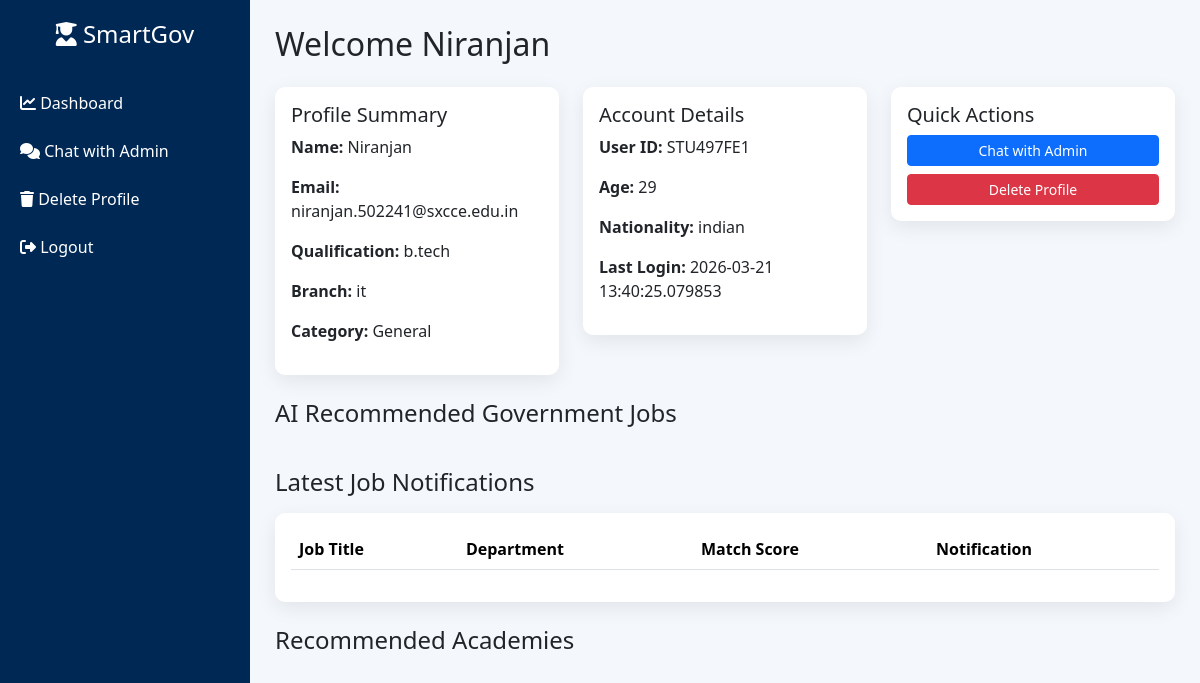
The page /student/dashboard (signed in) on the database its author committed.
### app.py (models this page shows)
class Student(db.Model):
    id = db.Column(db.Integer, primary_key=True)
    user_id = db.Column(db.String(20), unique=True)
    username = db.Column(db.String(100))
    password = db.Column(db.String(200))
    email = db.Column(db.String(120))
    mobile = db.Column(db.String(20))
    account_created = db.Column(db.DateTime, default=datetime.utcnow)
    last_login = db.Column(db.DateTime)
    otp_status = db.Column(db.Boolean, default=False)
    full_name = db.Column(db.String(150))
    father_name = db.Column(db.String(150))
    mother_name = db.Column(db.String(150))
    dob = db.Column(db.Date)
    age = db.Column(db.Integer)
    gender = db.Column(db.String(20))
    marital_status = db.Column(db.String(50))
    nationality = db.Column(db.String(100))
    religion = db.Column(db.String(100))
    aadhaar = db.Column(db.String(20))
    permanent_address = db.Column(db.Text)
    current_address = db.Column(db.Text)
    village = db.Column(db.String(100))
    district = db.Column(db.String(100))
    state = db.Column(db.String(100))
    pincode = db.Column(db.String(10))
    category = db.Column(db.String(50))
    sub_category = db.Column(db.String(100))
    caste_certificate = db.Column(db.String(100))
    creamy_layer = db.Column(db.String(50))
    ews_certificate = db.Column(db.String(100))
    pwd = db.Column(db.String(20))
    disability_type = db.Column(db.String(100))
    disability_percentage = db.Column(db.String(50))
    ex_serviceman = db.Column(db.String(20))
    defence_ward = db.Column(db.String(20))
    freedom_fighter = db.Column(db.String(20))
    sports_quota = db.Column(db.String(20))
    tenth_board = db.Column(db.String(100))
    tenth_school = db.Column(db.String(200))
    tenth_year = db.Column(db.String(10))
    tenth_percentage = db.Column(db.String(10))
    tenth_subjects = db.Column(db.String(200))
    twelfth_board = db.Column(db.String(100))
    twelfth_stream = db.Column(db.String(50))
    twelfth_school = db.Column(db.String(200))
    twelfth_year = db.Column(db.String(10))
    twelfth_percentage = db.Column(db.String(10))
    twelfth_subjects = db.Column(db.String(200))
    diploma_course = db.Column(db.String(150))
    diploma_branch = db.Column(db.String(150))
    diploma_institute = db.Column(db.String(200))
    diploma_university = db.Column(db.String(200))
    diploma_year = db.Column(db.String(10))
    diploma_percentage = db.Column(db.String(10))
    ug_degree = db.Column(db.String(100))
    ug_branch = db.Column(db.String(150))
    ug_college = db.Column(db.String(200))
    ug_university = db.Column(db.String(200))
    ug_mode = db.Column(db.String(50))
    ug_year = db.Column(db.String(10))
    ug_percentage = db.Column(db.String(10))
    pg_degree = db.Column(db.String(100))
    pg_specialization = db.Column(db.String(150))
    pg_college = db.Column(db.String(200))
    pg_university = db.Column(db.String(200))
    pg_year = db.Column(db.String(10))
    pg_percentage = db.Column(db.String(10))
    phd = db.Column(db.String(100))
    professional_courses = db.Column(db.String(200))
    certifications = db.Column(db.String(200))
    ncc_certificate = db.Column(db.String(20))
    ncc_division = db.Column(db.String(50))
    ncc_grade = db.Column(db.String(10))
    service_preference = db.Column(db.String(50))

### app.py (the view, shortened to what this page needs)
@app.route("/student/dashboard")
def student_dashboard():
    if "student_id" not in session:
        return redirect(url_for("student_login"))
    student = Student.query.get(session["student_id"])
    recommended_jobs = recommend_jobs(student)
    all_jobs = GovernmentJob.query.order_by(
        GovernmentJob.id.desc()
    ).limit(10).all()
    latest_jobs = []
    academies = recommend_academies(student)
    return render_template(
        "student_dashboard.html",
        student=student,
        recommended_jobs=recommended_jobs,
        latest_jobs=latest_jobs,
        academies=academies
    )

### app.py (called while the page is built, shortened)
def recommend_jobs(student):
    jobs = GovernmentJob.query.all()
    recommendations = []
    recommendations.sort(key=lambda x: x["score"], reverse=True)
    return recommendations[:5]

def recommend_academies(student):
    recommended_jobs = recommend_jobs(student)
    exam_types = set()
    courses = AcademyCourse.query.all()
    recommendations = []
    for c in courses:
        score = 0
        course_exam = (c.exam_type or "").lower()
        for exam in exam_types:
            if exam.lower() in course_exam:
                score += 60
        if student.ug_degree:
            score += 20
        if student.twelfth_board:
            score += 10
        if student.category:
            score += 10
    recommendations.sort(key=lambda x: x["score"], reverse=True)
    return recommendations[:5]

### templates/student_dashboard.html (shortened to what this page needs)
<!DOCTYPE html>
<html lang="en">
<head>
<link href="https://cdn.jsdelivr.net/npm/bootstrap@5.3.2/dist/css/bootstrap.min.css" rel="stylesheet">
<link href="https://cdnjs.cloudflare.com/ajax/libs/font-awesome/6.5.0/css/all.min.css" rel="stylesheet">
</head>
<body>
<div class="sidebar">
<h4><i class="fa fa-user-graduate"></i> SmartGov</h4>
<a href="/student/dashboard">
<i class="fa fa-chart-line"></i> Dashboard
</a>
<a href="/student/chat">
<i class="fa fa-comments"></i> Chat with Admin
</a>
<a href="/student/delete_profile"
onclick="return confirm('Delete your profile permanently?')">
<i class="fa fa-trash"></i> Delete Profile
</a>
<a href="/student/logout">
<i class="fa fa-sign-out-alt"></i> Logout
</a>
</div>
<div class="main">
<h2 class="mb-4">Welcome {{student.full_name}}</h2>
<div class="row mb-4">
<div class="col-md-4">
<div class="card card-box p-3">
<h5>Profile Summary</h5>
<p><b>Name:</b> {{student.full_name}}</p>
<p><b>Email:</b> {{student.email}}</p>
<p><b>Qualification:</b> {{student.ug_degree}}</p>
<p><b>Branch:</b> {{student.ug_branch}}</p>
<p><b>Category:</b> {{student.category}}</p>
</div>
</div>
<div class="col-md-4">
<div class="card card-box p-3">
<h5>Account Details</h5>
<p><b>User ID:</b> {{student.user_id}}</p>
<p><b>Age:</b> {{student.age}}</p>
<p><b>Nationality:</b> {{student.nationality}}</p>
<p><b>Last Login:</b> {{student.last_login}}</p>
</div>
</div>
<div class="col-md-4">
<div class="card card-box p-3">
<h5>Quick Actions</h5>
<a href="/student/chat" class="btn btn-primary btn-sm mb-2 w-100">
Chat with Admin
</a>
<a href="/student/delete_profile"
class="btn btn-danger btn-sm w-100"
onclick="return confirm('Delete profile permanently?')">
Delete Profile
</a>
</div>
</div>
</div>
<h4 class="mb-3">AI Recommended Government Jobs</h4>
<h4 class="mt-4 mb-3">Latest Job Notifications</h4>
<div class="card card-box p-3">
<table class="table table-striped">
<thead>
<tr>
<th>Job Title</th>
<th>Department</th>
<th>Match Score</th>
<th>Notification</th>
</tr>
</thead>
</table>
</div>
<h4 class="mt-4 mb-3">Recommended Academies</h4>
</div>
</body>
</html>

### templates/student_dashboard.html (style rules this page uses)
body { background:#f4f7fb; font-family:'Segoe UI',sans-serif; }
.sidebar { height:100vh; background:#002855; color:white; position:fixed; width:250px; padding-top:20px; }
.sidebar h4 { text-align:center; margin-bottom:30px; }
.sidebar a { display:block; color:white; padding:12px 20px; text-decoration:none; transition:0.3s; }
.main { margin-left:250px; padding:25px; }
.card-box { border:none; border-radius:10px; box-shadow:0 6px 20px rgba(0,0,0,0.08); }

### rows shown on the page
Student: full_name "Niranjan", email "niranjan.502241@sxcce.edu.in", ug_degree "b.tech", ug_branch "it", category "General", user_id "STU497FE1", age "29", nationality "indian", last_login "2026-03-21 13:40:25.079853"
